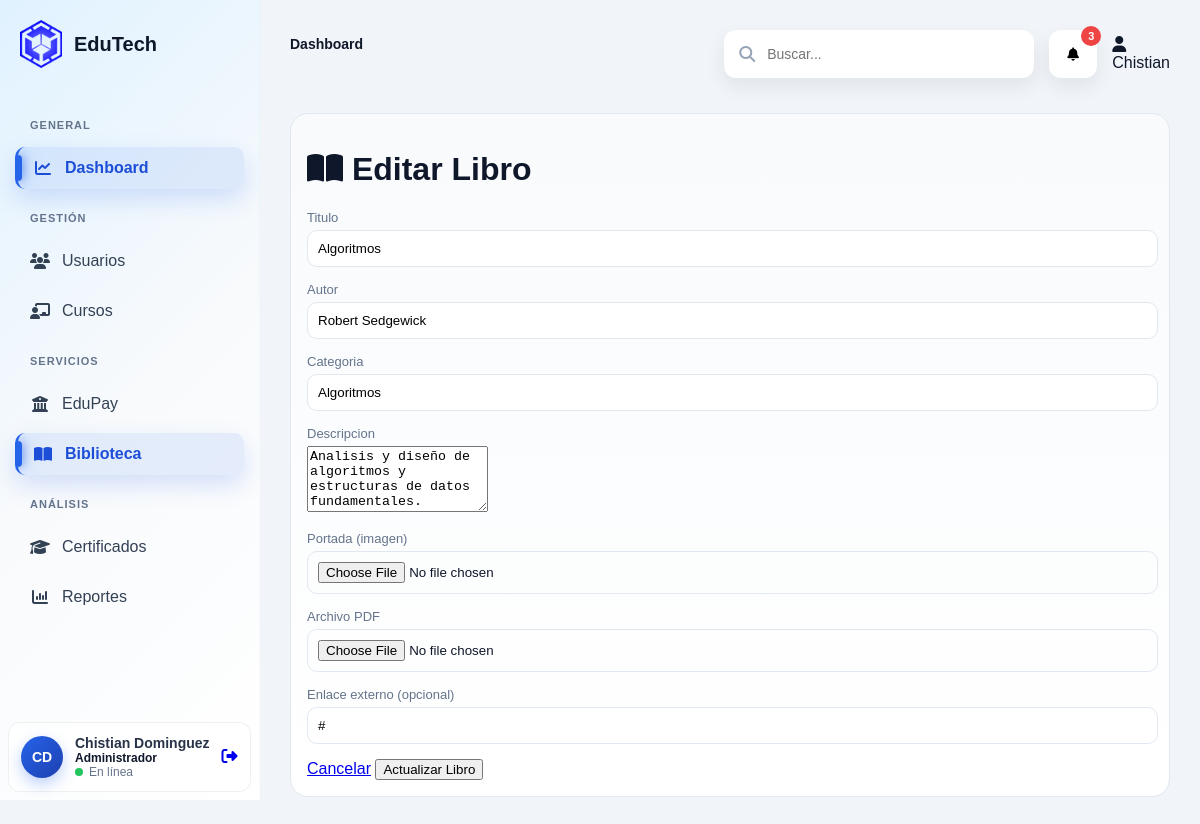
The page /admin/biblioteca/edit?id=9 (signed in) on the database its author committed.
### tables this page shows
CREATE TABLE libros (
    id_libro INT AUTO_INCREMENT PRIMARY KEY,
    titulo VARCHAR(150) NOT NULL,
    autor VARCHAR(120) NOT NULL,
    categoria VARCHAR(80) DEFAULT NULL,
    descripcion TEXT,
    portada VARCHAR(255) DEFAULT NULL,
    archivo_pdf VARCHAR(255) DEFAULT NULL,
    enlace VARCHAR(255) DEFAULT NULL,
    estado TINYINT(1) DEFAULT 1,
    created_at TIMESTAMP DEFAULT CURRENT_TIMESTAMP,
    updated_at TIMESTAMP DEFAULT CURRENT_TIMESTAMP ON UPDATE CURRENT_TIMESTAMP
);

### app/core/Controller.php (called while the page is built, shortened)
<?php
class Controller
{
    protected function view(string $view, array $data = [], string $layout = null): void
    {
        extract($data);
        $viewPath = dirname(__DIR__, 2) . "/views/{$view}.php";
        require $viewPath;
    }
}

### app/controllers/BibliotecaController.php (called while the page is built, shortened)
<?php
class BibliotecaController extends Controller
{
    public function edit()
    {
        $id = $_GET['id'] ?? null;
        $libroModel = new Libro();
        $libro = $libroModel->find((int) $id);
        $this->view('admin/biblioteca/edit', [
            'libro' => $libro,
            'module' => 'biblioteca'
        ], 'layouts/main');
    }
}

### index.php (called while the page is built, shortened)
<?php
$router = new Router();
$router->dispatch();

### app/core/Database.php (called while the page is built, shortened)
<?php
class Database
{
    private static ?Database $instance = null;
    private PDO $connection;
    private function __construct()
    {
        $dotenv = Dotenv::createImmutable(dirname(__DIR__, 2));
        $host = $_ENV['DB_HOST'];
        $dbname = $_ENV['DB_NAME'];
        $user = $_ENV['DB_USER'];
        $pass = $_ENV['DB_PASS'];
        $charset = $_ENV['DB_CHARSET'];
        try {
            $dsn = "mysql:host={$host};dbname={$dbname};charset={$charset}";
            $this->connection = new PDO(
                $dsn,
                $user,
                $pass,
                [
                    PDO::ATTR_ERRMODE => PDO::ERRMODE_EXCEPTION,
                    PDO::ATTR_DEFAULT_FETCH_MODE => PDO::FETCH_ASSOC
                ]
            );
        } catch (PDOException $e) {
            die('Error de conexión: ' . $e->getMessage());
        }
    }
    public static function getInstance(): Database
    {
        if (self::$instance === null) {
            self::$instance = new Database();
        }
        return self::$instance;
    }
    public function getConnection(): PDO
    {
        return $this->connection;
    }
}

### app/core/Model.php (called while the page is built, shortened)
<?php
class Model
{
    protected PDO $db;
    protected string $table = '';
    protected string $primaryKey = 'id';
    public function __construct()
    {
        $this->db = Database::getInstance()->getConnection();
    }
    public function find(int $id): array|false
    {
        $sql = "SELECT * FROM {$this->table}
                WHERE {$this->primaryKey} = :id";
        $stmt = $this->db->prepare($sql);
        $stmt->bindValue(':id', $id, \PDO::PARAM_INT);
        $stmt->execute();
        return $stmt->fetch(\PDO::FETCH_ASSOC);
    }
}

### views/admin/biblioteca/edit.php (the view, shortened to what this page needs)
<div class="module-page">
    <div class="module-card">
        <div class="header">
            <h1><i class="fa-solid fa-book-open"></i> Editar Libro</h1>
        </div>
        <form method="POST"
              action="/Edutech/admin/biblioteca/update"
              enctype="multipart/form-data"
              class="form-grid">
            <div class="form-group">
                <label>Titulo</label>
                <input type="text" name="titulo" value="<?= htmlspecialchars($libro['titulo']) ?>" required>
            </div>
            <div class="form-group">
                <label>Autor</label>
                <input type="text" name="autor" value="<?= htmlspecialchars($libro['autor']) ?>" required>
            </div>
            <div class="form-group">
                <label>Categoria</label>
                <input type="text" name="categoria" value="<?= htmlspecialchars($libro['categoria'] ?? '') ?>">
            </div>
            <div class="form-group full">
                <label>Descripcion</label>
                <textarea name="descripcion" rows="4"><?= htmlspecialchars($libro['descripcion'] ?? '') ?></textarea>
            </div>
            <div class="form-group">
                <label>Portada (imagen)</label>
                <input type="file" name="portada" accept="image/*">
            </div>
            <div class="form-group">
                <label>Archivo PDF</label>
                <input type="file" name="archivo_pdf" accept="application/pdf">
            </div>
            <div class="form-group full">
                <label>Enlace externo (opcional)</label>
                <input type="text" name="enlace" value="<?= htmlspecialchars($libro['enlace'] ?? '') ?>">
            </div>
            <div class="form-actions full">
                <a href="/Edutech/admin/biblioteca" class="btn btn-secondary">Cancelar</a>
                <button type="submit" class="btn">Actualizar Libro</button>
            </div>
        </form>
    </div>
</div>

### public/css/app.css (style rules this page uses)
body { margin: 0; font-family: Arial, sans-serif; background: #f1f5f9; color: #0f172a; }

### public/css/components.css (style rules this page uses)
.form-group { margin-bottom: 15px; }
.form-group label { display: block; margin-bottom: 5px; font-size: 13px; color: #64748b; }
.form-group input, .form-group select { width: 98%; padding: 10px; border: 1px solid #e2e8f0; border-radius: 10px; }
.module-page { width: 100%; padding: 10px 0; }
.module-card { display: block; padding: 16px; margin-bottom: 20px; background: linear-gradient(180deg, #f8fafc 0%, #ffffff 100%); border: 1px solid #e2e8f0; border-radius: 18px; }

### rows shown on the page
libros: titulo "Algoritmos", autor "Robert Sedgewick", categoria "Algoritmos", descripcion "Analisis y diseño de algoritmos y estructuras de datos fundamentales.", enlace "#"

### other values the page prints
$iniciales "CD"
$nombreUsuario "Chistian Dominguez"
$item "Dashboard"
$_SESSION['user']['nombres'] "Chistian"
